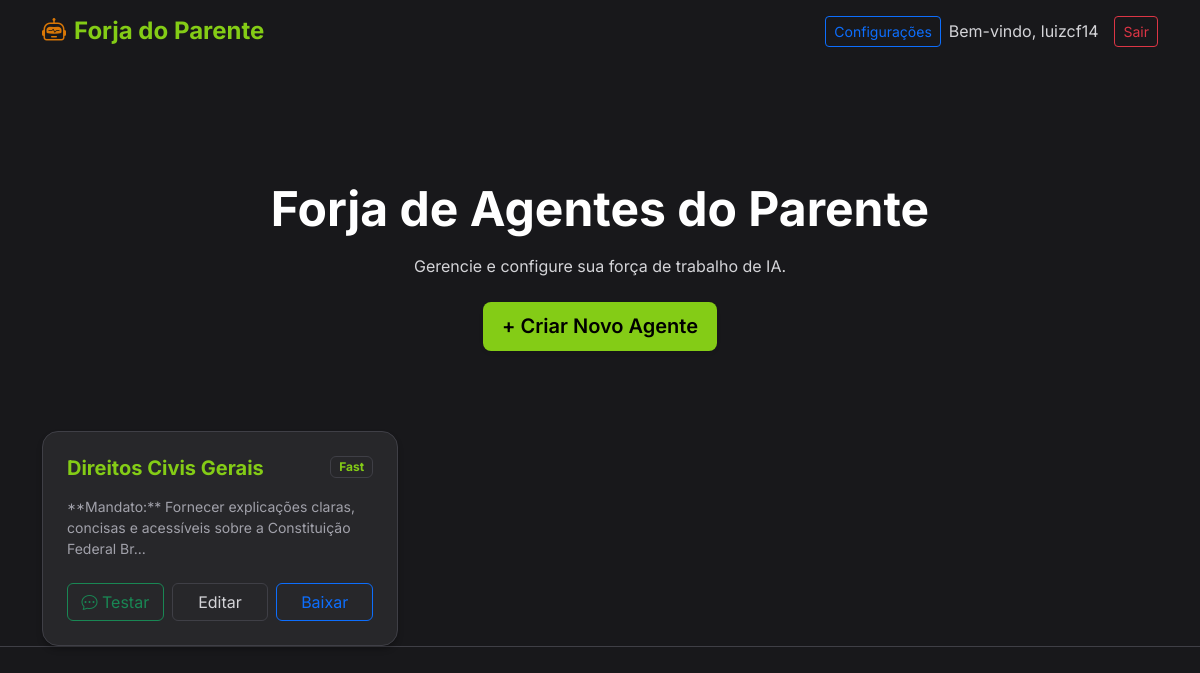
/ (signed in), run on the app's committed database.
### tables this page shows
CREATE TABLE agents (
            id INTEGER PRIMARY KEY AUTOINCREMENT,
            user_id INTEGER,
            subject TEXT,
            type TEXT,
            behaviour TEXT,
            details TEXT,
            knowledge_base TEXT,
            created_at DATETIME DEFAULT CURRENT_TIMESTAMP, status TEXT DEFAULT 'development',
            FOREIGN KEY (user_id) REFERENCES users(id)
        );

### app/Controllers/HomeController.php (called while the page is built, shortened)
<?php
require_once __DIR__ . '/../Core/Database.php';
class HomeController extends Controller
{
    private $db;
    public function __construct()
    {
        $this->db = new Database();
    }
    public function index()
    {
        $agents = [];
        if (isset($_SESSION['user'])) {
            $agents = $this->db->getAllAgents();
        }
        $this->view('home/index', ['agents' => $agents]);
    }
}

### public/index.php (called while the page is built, shortened)
<?php
$router = new Router();
$router->get('/', 'HomeController@index');
$router->post('/', 'HomeController@index');
$router->get('/agents/create', 'AgentController@create');
$router->post('/agents/store', 'AgentController@store');
$router->get('/agents/edit', 'AgentController@edit');
$router->post('/agents/update', 'AgentController@update');
$router->post('/agents/delete', 'AgentController@delete');
$router->post('/agents/delete-file', 'AgentController@deleteFile');
$router->get('/agents/download', 'AgentController@download');
$router->get('/agents/test', 'TestController@index');
$router->post('/api/chat', 'TestController@chat');
$router->post('/api/optimize', 'AgentController@optimize');
$router->get('/settings', 'SettingsController@index');
$router->post('/settings', 'SettingsController@index');
$uri = $_SERVER['REQUEST_URI'];
$method = $_SERVER['REQUEST_METHOD'];
$uri = parse_url($uri, PHP_URL_PATH);
$router->dispatch($uri, $method);

### app/Core/Database.php (called while the page is built, shortened)
<?php
class Database
{
    private $pdo;
    public function __construct()
    {
        try {
            $dbFile = __DIR__ . '/../../database.sqlite';
            $this->pdo = new PDO('sqlite:' . $dbFile);
            $this->pdo->setAttribute(PDO::ATTR_ERRMODE, PDO::ERRMODE_EXCEPTION);
            $this->initDb();
        } catch (PDOException $e) {
            die("Database connection failed: " . $e->getMessage());
        }
    }
    private function initDb()
    {
        $this->pdo->exec("CREATE TABLE IF NOT EXISTS users (
            id INTEGER PRIMARY KEY AUTOINCREMENT,
            username TEXT UNIQUE NOT NULL,
            password TEXT NOT NULL,
            role TEXT DEFAULT 'user',
            created_at DATETIME DEFAULT CURRENT_TIMESTAMP
        )");
        $this->pdo->exec("CREATE TABLE IF NOT EXISTS agents (
            id INTEGER PRIMARY KEY AUTOINCREMENT,
            user_id INTEGER,
            subject TEXT,
            type TEXT,
            behaviour TEXT,
            details TEXT,
            knowledge_base TEXT,
            status TEXT DEFAULT 'development',
            created_at DATETIME DEFAULT CURRENT_TIMESTAMP,
            FOREIGN KEY (user_id) REFERENCES users(id)
        )");
        $this->pdo->exec("CREATE TABLE IF NOT EXISTS agent_documents (
            id INTEGER PRIMARY KEY AUTOINCREMENT,
            agent_id INTEGER NOT NULL,
            filename TEXT NOT NULL,
            created_at DATETIME DEFAULT CURRENT_TIMESTAMP,
            FOREIGN KEY (agent_id) REFERENCES agents(id) ON DELETE CASCADE
        )");
        $stmt = $this->pdo->prepare("SELECT COUNT(*) FROM users WHERE username = 'admin'");
        $stmt->execute();
    }
    public function getAllAgents()
    {
        $stmt = $this->pdo->query("SELECT * FROM agents ORDER BY id DESC");
        return $stmt->fetchAll(PDO::FETCH_ASSOC);
    }
}

### app/Views/home/index.php (the view, shortened to what this page needs)
<?php if (!isset($_SESSION['user'])): ?>
    <div class="row justify-content-center align-items-center" style="min-height: 80vh;">
        <div class="col-md-5">
            <div class="text-center mb-5">
                <h1 class="display-4 fw-bold text-gradient">Forja do Parente</h1>
                <p class="lead text-muted">Construa, Configure e Implante Agentes de IA em segundos.</p>
            </div>
            <div class="card shadow-lg">
                <div class="card-body p-5">
                    <h3 class="text-center mb-4 fw-bold">Entrar</h3>
                    <?php if (isset($error)): ?>
                        <div class="alert alert-danger"><?= $error ?></div>
                    <?php endif; ?>
                    <form method="POST" action="/">
                        <div class="mb-3">
                            <label class="form-label text-muted">Usuário</label>
                            <input type="text" name="username" class="form-control form-control-lg" value="admin">
                        </div>
                        <div class="mb-4">
                            <label class="form-label text-muted">Senha</label>
                            <input type="password" name="password" class="form-control form-control-lg" value="password">
                        </div>
                        <button type="submit" name="login" class="btn btn-primary w-100 btn-lg">Entrar</button>
                    </form>
                </div>
            </div>
        </div>
    </div>
<?php else: ?>
    <div class="hero-section">
        <h1 class="display-5 fw-bold mb-3">Forja de Agentes do Parente</h1>
        <p class="text-muted mb-4">Gerencie e configure sua força de trabalho de IA.</p>
        <a href="/agents/create" class="btn btn-primary btn-lg shadow-sm">
            + Criar Novo Agente
        </a>
    </div>
    <div class="row g-4">
        <?php foreach ($agents as $agent): ?>
            <div class="col-md-4">
                <div class="card h-100">
                    <div class="card-body p-4">
                        <div class="d-flex justify-content-between align-items-start mb-3">
                            <h5 class="card-title fw-bold mb-0"><?= htmlspecialchars($agent['subject']) ?></h5>
                            <span class="badge bg-light text-primary border"><?= htmlspecialchars($agent['type']) ?></span>
                        </div>
                        <p class="card-text text-muted small mb-4" style="min-height: 60px;">
                            <?= htmlspecialchars(substr($agent['behaviour'], 0, 100)) ?>...
                        </p>
                        <div class="d-flex gap-2">
                            <a href="/agents/test?id=<?= $agent['id'] ?>" class="btn btn-outline-success w-50">
                                <i class="bi bi-chat-dots"></i> Testar
                            </a>
                            <a href="/agents/edit?id=<?= $agent['id'] ?>" class="btn btn-outline-secondary w-50">
                                Editar
                            </a>
                            <a href="/agents/download?id=<?= $agent['id'] ?>" class="btn btn-outline-primary w-50">
                                Baixar
                            </a>
                        </div>
                    </div>
                </div>
            </div>
        <?php endforeach; ?>
    </div>
<?php endif; ?>
<?php
require __DIR__ . '/../layouts/main.php';
?>

### public/assets/css/style.css (style rules this page uses)
:root { --primary-color: #84cc16; --primary-hover: #65a30d; --secondary-color: #d97706; --bg-color: #18181b; --card-bg: #27272a; --border-color: #3f3f46; --text-color: #ffffff; --text-muted: #d4d4d8; --accent-gradient: linear-gradient(135deg, #84cc16 0%, #a3e635 100%); --indigenous-pattern: repeating-linear-gradient(45deg, rgba(132, 204, 22, 0.03) 0px, rgba(132, 204, 22, 0.03) 2px, transparent 2px, transparent 10px); }
body { font-family: 'Inter', sans-serif; background-color: var(--bg-color); color: var(--text-color); border-bottom: 1px solid var(--border-color); }
.card { border: 1px solid var(--border-color); border-radius: 16px; background: var(--card-bg); box-shadow: 0 4px 6px -1px rgba(0, 0, 0, 0.3); transition: all 0.3s ease; }
.card-title { color: var(--primary-color); font-weight: 600; }
.card-text { color: var(--text-muted); font-weight: 400; }
.btn-primary { background: var(--primary-color); border: none; border-radius: 8px; padding: 0.6rem 1.2rem; font-weight: 600; color: #000; transition: all 0.2s; }
.btn-outline-secondary { color: var(--text-muted); border-color: var(--border-color); }
.hero-section { padding: 5rem 0; text-align: center; position: relative; }
body, p, h1, h2, h3, h4, h5, h6, span, div, li, td, th, label, input, textarea, select, .card-body, .modal-body { color: var(--text-color); }
.btn-primary, .btn-primary:hover, .btn-primary:active, .btn-primary:focus { color: #000000 !important; }
.badge.bg-light { color: #000000 !important; }
a { color: var(--primary-color); text-decoration: none; }
.badge.bg-light { background-color: var(--card-bg) !important; color: var(--primary-color) !important; border-color: var(--border-color) !important; }
.text-muted { color: #d4d4d8 !important; }
.card-text { color: #d4d4d8 !important; }
small, .small { color: #a1a1aa !important; }

### data on the page
agents: subject "Direitos Civis Gerais", type "Fast", behaviour "**Mandato:** Fornecer explicações claras, concisas e acessíveis sobre a Constituição Federal Br"

### other printed values
$_SESSION['user'] "luizcf14"
